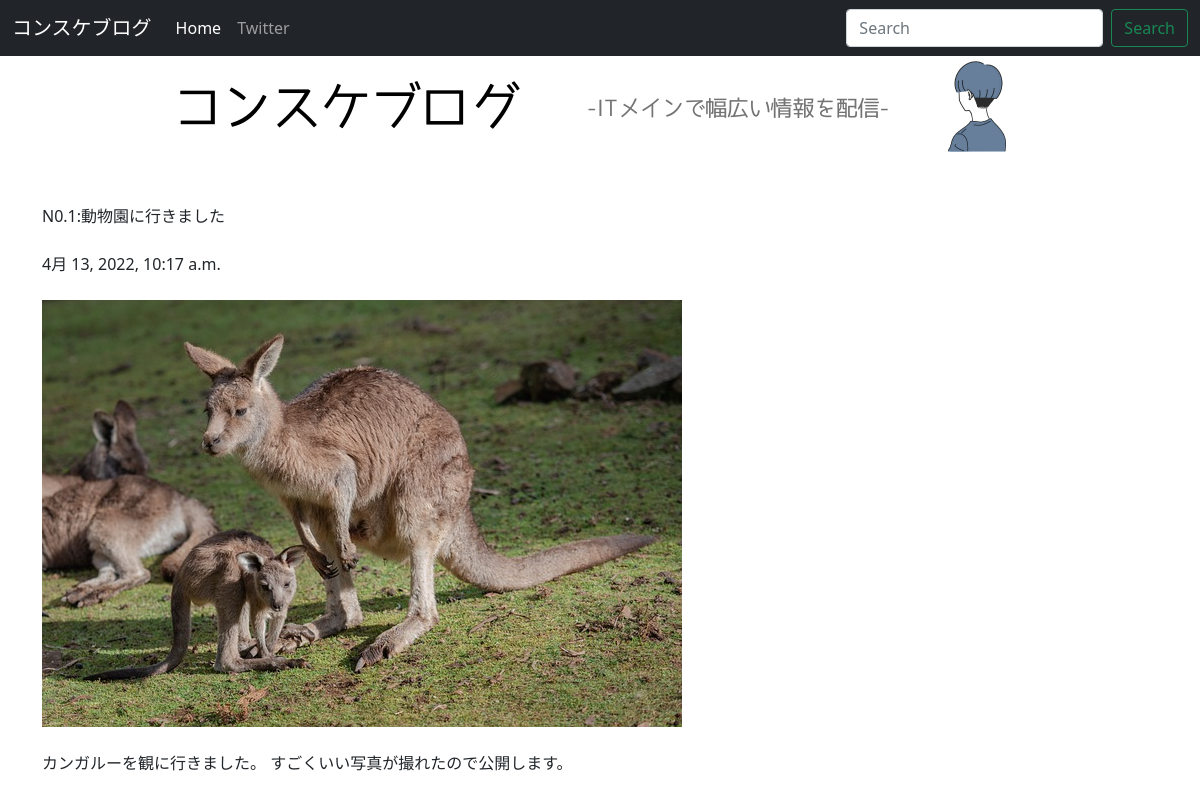
The app's page /posts/1/ with its own data.
### posts/models.py (models this page shows, shortened)
class Post(models.Model):
    title = models.CharField(max_length=100)
    published = models.DateTimeField()
    image = models.ImageField(upload_to='media/')
    body = models.TextField()

### posts/views.py (the view)
# urls.py: path('posts/<int:post_id>/', views.post_detail, name="post_detail")
def post_detail(request, post_id):
    post = get_object_or_404(Post, pk=post_id)
    return render(request, 'posts/post_detail.html', {'post': post})

### posts/templates/posts/post_detail.html (shortened to what this page needs)
<!DOCTYPE html>
<html lang="ja-jp">
    <head>
        <link href="https://cdn.jsdelivr.net/npm/bootstrap@5.0.2/dist/css/bootstrap.min.css" rel="stylesheet"
>
    </head>
    <body>
        <nav class="navbar navbar-expand-lg navbar-dark bg-dark">
            <div class="container-fluid">
                <a class="navbar-brand" href="#">コンスケブログ</a>
                <div class="collapse navbar-collapse" id="navbarSupportedContent">
                    <ul class="navbar-nav me-auto mb-2 mb-lg-0">
                        <li class="nav-item">
                            <a class="nav-link active" aria-current="page" href="/posts/">Home</a>
                        </li>
                        <li class="nav-item">
                            <a class="nav-link" href="https://twitter.com/taka_to88">Twitter</a>
                        </li>
                    </ul>
                    <form class="d-flex">
                        <input class="form-control me-2" type="search" placeholder="Search" aria-label="Search">
                        <button class="btn btn-outline-success" type="submit">Search</button>
                    </form>
                </div>
            </div>
        </nav>
        <div class="container">
            {% load static %}
            <img src="{% static 'posts/home.png' %}" class="img-fluid rounded  d-block mx-auto"
                style=" max-height: 100px" />
            <br><br />
            {{ post.title }}
            <br><br />
            {{ post.published }}
            <br><br />
            <img src="{{ post.image.url }}" />
            <br><br />
            {{ post.body }}
            <br><br />
        </div>
    </body>
</html>

### records on screen
Post: title "N0.1:動物園に行きました", published "4月 13, 2022, 10:17 a.m.", image (picture), body "カンガルーを観に行きました。 すごくいい写真が撮れたので公開します。"
